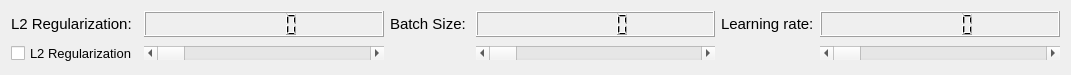
   <widget class="QWidget" name="gridLayoutWidget_2">
    <property name="geometry">
     <rect>
      <x>410</x>
      <y>90</y>
      <width>1071</width>
      <height>75</height>
     </rect>
    </property>
    <layout class="QGridLayout" name="gridLayout_2">
     <item row="0" column="4">
      <widget class="QLabel" name="label">
       <property name="font">
        <font>
         <pointsize>11</pointsize>
        </font>
       </property>
       <property name="text">
        <string>Learning rate:</string>
       </property>
      </widget>
     </item>
     <item row="0" column="2">
      <widget class="QLabel" name="label_37">
       <property name="font">
        <font>
         <pointsize>11</pointsize>
        </font>
       </property>
       <property name="text">
        <string>Batch Size: </string>
       </property>
      </widget>
     </item>
     <item row="1" column="0">
      <widget class="QCheckBox" name="checkBox_L2Regularization">
       <property name="font">
        <font>
         <pointsize>10</pointsize>
        </font>
       </property>
       <property name="text">
        <string>L2 Regularization</string>
       </property>
      </widget>
     </item>
     <item row="0" column="1">
      <widget class="QLCDNumber" name="lcdNumber_L2Regularization">
       <property name="sizePolicy">
        <sizepolicy hsizetype="Minimum" vsizetype="Minimum">
         <horstretch>1</horstretch>
         <verstretch>0</verstretch>
        </sizepolicy>
       </property>
       <property name="layoutDirection">
        <enum>Qt::LayoutDirection::LeftToRight</enum>
       </property>
       <property name="lineWidth">
        <number>1</number>
       </property>
       <property name="smallDecimalPoint">
        <bool>true</bool>
       </property>
      </widget>
     </item>
     <item row="1" column="1">
      <widget class="QScrollBar" name="horizScrollBar_L2Regularization">
       <property name="sizePolicy">
        <sizepolicy hsizetype="Minimum" vsizetype="Fixed">
         <horstretch>1</horstretch>
         <verstretch>0</verstretch>
        </sizepolicy>
       </property>
       <property name="maximum">
        <number>500</number>
       </property>
       <property name="orientation">
        <enum>Qt::Orientation::Horizontal</enum>
       </property>
      </widget>
     </item>
     <item row="0" column="0">
      <widget class="QLabel" name="label_38">
       <property name="font">
        <font>
         <pointsize>11</pointsize>
        </font>
       </property>
       <property name="text">
        <string>L2 Regularization:</string>
       </property>
      </widget>
     </item>
     <item row="0" column="5">
      <widget class="QLCDNumber" name="lcdNumber_LearningRate">
       <property name="sizePolicy">
        <sizepolicy hsizetype="Minimum" vsizetype="Minimum">
         <horstretch>1</horstretch>
         <verstretch>0</verstretch>
        </sizepolicy>
       </property>
       <property name="layoutDirection">
        <enum>Qt::LayoutDirection::LeftToRight</enum>
       </property>
       <property name="lineWidth">
        <number>1</number>
       </property>
       <property name="smallDecimalPoint">
        <bool>true</bool>
       </property>
      </widget>
     </item>
     <item row="0" column="3">
      <widget class="QLCDNumber" name="lcdNumber_BatchSize">
       <property name="sizePolicy">
        <sizepolicy hsizetype="Minimum" vsizetype="Minimum">
         <horstretch>1</horstretch>
         <verstretch>0</verstretch>
        </sizepolicy>
       </property>
       <property name="layoutDirection">
        <enum>Qt::LayoutDirection::LeftToRight</enum>
       </property>
       <property name="lineWidth">
        <number>1</number>
       </property>
       <property name="smallDecimalPoint">
        <bool>true</bool>
       </property>
      </widget>
     </item>
     <item row="1" column="5">
      <widget class="QScrollBar" name="horizScrollBar_LearningRate">
       <property name="sizePolicy">
        <sizepolicy hsizetype="Minimum" vsizetype="Fixed">
         <horstretch>1</horstretch>
         <verstretch>0</verstretch>
        </sizepolicy>
       </property>
       <property name="maximum">
        <number>500</number>
       </property>
       <property name="orientation">
        <enum>Qt::Orientation::Horizontal</enum>
       </property>
      </widget>
     </item>
     <item row="1" column="3">
      <widget class="QScrollBar" name="horizScrollBar_BatchSize">
       <property name="sizePolicy">
        <sizepolicy hsizetype="Minimum" vsizetype="Fixed">
         <horstretch>1</horstretch>
         <verstretch>0</verstretch>
        </sizepolicy>
       </property>
       <property name="maximum">
        <number>2000</number>
       </property>
       <property name="orientation">
        <enum>Qt::Orientation::Horizontal</enum>
       </property>
      </widget>
     </item>
    </layout>
   </widget>
